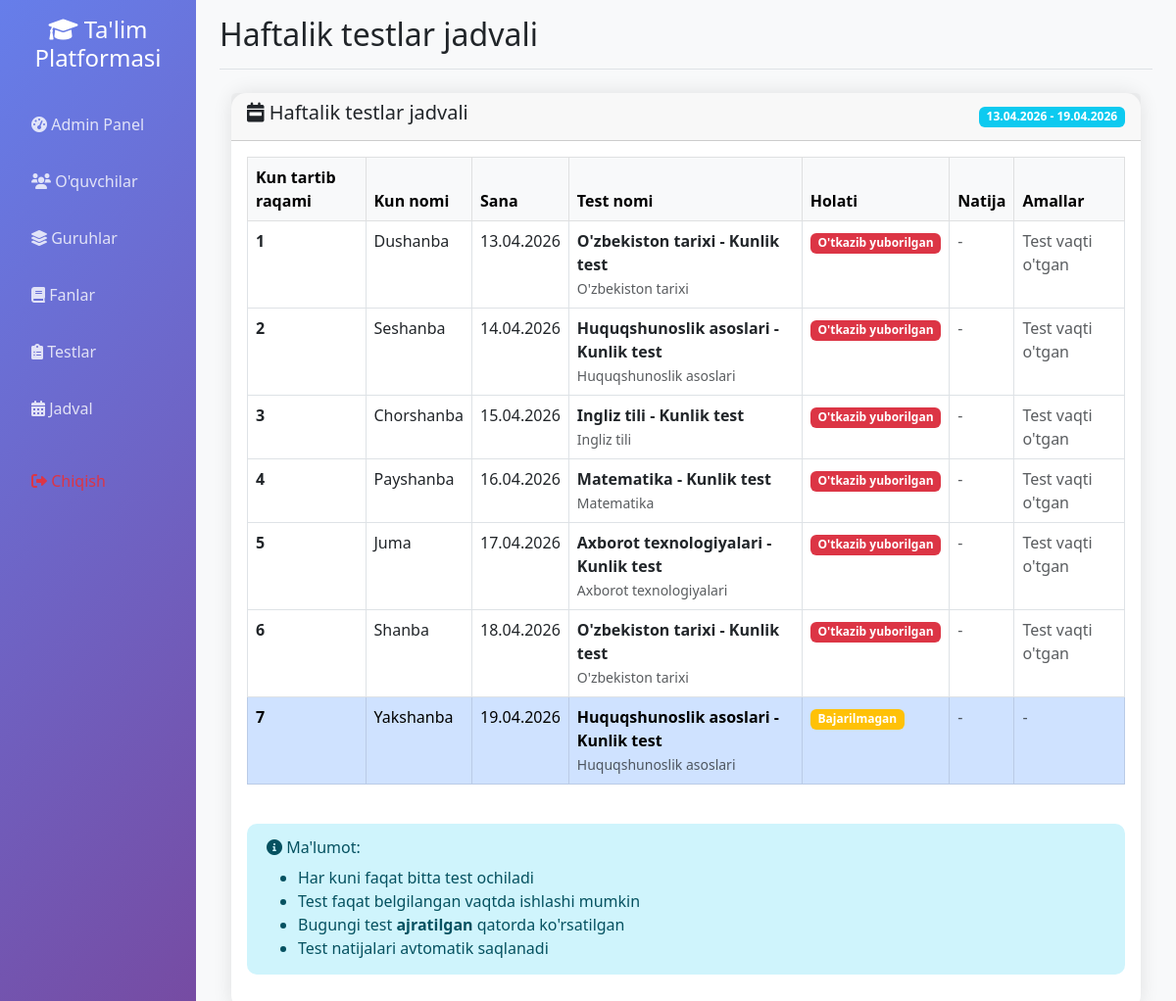
Screenshot of /tests (signed in) with the database file from the repository.
### app.py (models this page shows)
class Test(db.Model):
    __tablename__ = 'test'
    id = db.Column(db.Integer, primary_key=True)
    title = db.Column(db.String(200), nullable=False)
    subject_id = db.Column(db.Integer, db.ForeignKey('subject.id'), nullable=True)
    test_type = db.Column(db.String(20), nullable=False)  # 'daily', 'dtm', 'comprehensive'
    test_date = db.Column(db.Date, nullable=False)
    start_time = db.Column(db.Time, nullable=False)
    end_time = db.Column(db.Time, nullable=False)
    duration_minutes = db.Column(db.Integer, default=60)
    is_active = db.Column(db.Boolean, default=True)
    pdf_file_path = db.Column(db.String(500))  # PDF fayl yo'li
    pdf_filename = db.Column(db.String(255))   # PDF fayl nomi
    questions = db.relationship('Question', backref='test', lazy=True, cascade='all, delete-orphan')
    registrations = db.relationship('TestRegistration', backref='test', lazy=True, cascade='all, delete-orphan')
    results = db.relationship('TestResult', backref='test', lazy=True, cascade='all, delete-orphan')

class Subject(db.Model):
    __tablename__ = 'subject'
    id = db.Column(db.Integer, primary_key=True)
    name = db.Column(db.String(100), unique=True, nullable=False, index=True)
    description = db.Column(db.Text)
    pdf_file_path = db.Column(db.String(500))  # PDF fayl yo'li
    pdf_filename = db.Column(db.String(255))   # PDF fayl nomi
    topics = db.relationship('Topic', backref='subject', lazy=True, cascade='all, delete-orphan')
    tests = db.relationship('Test', backref='subject', lazy=True, cascade='all, delete-orphan')
    schedules = db.relationship('Schedule', backref='subject', lazy=True, cascade='all, delete-orphan')

### app.py (the view)
@app.route('/tests')
def tests():
    if not session.get('logged_in', False):
        return redirect(url_for('login'))
    user = User.query.get(session['user_id'])
    today = datetime.now().date()
    week_start = today - timedelta(days=today.weekday())  # Monday
    week_days = []
    day_names = ['Dushanba', 'Seshanba', 'Chorshanba', 'Payshanba', 'Juma', 'Shanba', 'Yakshanba']
    for i in range(7):
        current_date = week_start + timedelta(days=i)
        week_days.append({
            'day_number': i + 1,
            'day_name': day_names[i],
            'date': current_date,
            'date_str': current_date.strftime('%d.%m.%Y')
        })
    create_weekly_schedule_for_group(user.group_id, week_start)
    weekly_schedules = WeeklyTestSchedule.query.filter_by(
        group_id=user.group_id,
        week_start_date=week_start
    ).order_by(WeeklyTestSchedule.day_number).all()
    user_results = {result.test_id: result for result in TestResult.query.filter_by(user_id=user.id).all()}
    schedule_data = []
    for day_data in week_days:
        day_schedule = {
            'day_number': day_data['day_number'],
            'day_name': day_data['day_name'],
            'date': day_data['date'],
            'date_str': day_data['date_str'],
            'test': None,
            'status': 'Bajarilmagan',
            'result': None,
            'is_available': False
        }
        day_schedule_item = next((ws for ws in weekly_schedules if ws.day_number == day_data['day_number']), None)
        if day_schedule_item:
            test = day_schedule_item.test
            day_schedule['test'] = test
            if day_data['date'] == today:
                now = datetime.now()
                test_start = datetime.combine(test.test_date, test.start_time)
                test_end = datetime.combine(test.test_date, test.end_time)
                day_schedule['is_available'] = test_start <= now <= test_end
            if test.id in user_results:
                result = user_results[test.id]
                day_schedule['result'] = result
                day_schedule['status'] = f'Bajarilgan ({result.percentage}%)'
            elif day_schedule_item.is_completed:
                day_schedule['status'] = 'Bajarilgan'
            elif day_data['date'] < today:
                day_schedule['status'] = 'O\'tkazib yuborilgan'
        schedule_data.append(day_schedule)
    return render_template('weekly_tests.html', schedule_data=schedule_data, week_start=week_start, timedelta=timedelta, today=today)

### app.py (called while the page is built, shortened)
def create_weekly_schedule_for_group(group_id, week_start):
    existing_schedule = WeeklyTestSchedule.query.filter_by(
        group_id=group_id,
        week_start_date=week_start
    ).first()
    if existing_schedule:
        return  # Schedule already exists

@app.context_processor
def inject_user():
    class CurrentUser:
        def __init__(self):
            self.is_authenticated = session.get('logged_in', False)
            self.is_admin = session.get('is_admin', False)
            self.is_group_leader = session.get('is_group_leader', False)
            self.username = session.get('username', '')
            self.id = session.get('user_id', None)
    return dict(current_user=CurrentUser(), datetime=datetime)

### templates/weekly_tests.html (shortened to what this page needs)
{% extends "base.html" %}
{% block page_title %}Haftalik testlar jadvali{% endblock %}
{% block content %}
<div class="container mt-4">
    <div class="row">
        <div class="col-12">
            <div class="card">
                <div class="card-header d-flex justify-content-between align-items-center">
                    <h5><i class="fas fa-calendar-week"></i> Haftalik testlar jadvali</h5>
                    <span class="badge bg-info">{{ week_start.strftime('%d.%m.%Y') }} - {{ (week_start + timedelta(days=6)).strftime('%d.%m.%Y') }}</span>
                </div>
                <div class="card-body">
                    <div class="table-responsive">
                        <table class="table table-bordered table-hover">
                            <thead class="table-light">
                                <tr>
                                    <th>Kun tartib raqami</th>
                                    <th>Kun nomi</th>
                                    <th>Sana</th>
                                    <th>Test nomi</th>
                                    <th>Holati</th>
                                    <th>Natija</th>
                                    <th>Amallar</th>
                                </tr>
                            </thead>
                            <tbody>
                                {% for day in schedule_data %}
                                <tr class="{% if day.date == today %}table-primary{% endif %}">
                                    <td><strong>{{ day.day_number }}</strong></td>
                                    <td>{{ day.day_name }}</td>
                                    <td>{{ day.date_str }}</td>
                                    <td>
                                        {% if day.test %}
                                            <div>
                                                <strong>{{ day.test.title }}</strong><br>
                                                <small class="text-muted">{{ day.test.subject.name }}</small>
                                            </div>
                                        {% else %}
                                            <span class="text-muted">Test yo'q</span>
                                        {% endif %}
                                    </td>
                                    <td>
                                        {% if day.status == 'Bajarilmagan' %}
                                            <span class="badge bg-warning">Bajarilmagan</span>
                                        {% elif day.status == 'Bajarilgan' %}
                                            <span class="badge bg-success">Bajarilgan</span>
                                        {% elif 'O\'tkazib yuborilgan' in day.status %}
                                            <span class="badge bg-danger">O'tkazib yuborilgan</span>
                                        {% else %}
                                            <span class="badge bg-info">{{ day.status }}</span>
                                        {% endif %}
                                    </td>
                                    <td>
                                        {% if day.result %}
                                            <div>
                                                <strong>{{ day.result.score }}/{{ day.result.total_questions }}</strong><br>
                                                <small class="text-success">{{ "%.1f"|format(day.result.percentage) }}%</small>
                                            </div>
                                        {% else %}
                                            <span class="text-muted">-</span>
                                        {% endif %}
                                    </td>
                                    <td>
                                        {% if day.test and day.is_available %}
                                            {% if not day.result %}
                                            <a href="{{ url_for('take_test', test_id=day.test.id) }}" class="btn btn-sm btn-primary">
                                                <i class="fas fa-play"></i> Boshlash
                                            </a>
                                            {% else %}
                                            <a href="{{ url_for('test_result', result_id=day.result.id) }}" class="btn btn-sm btn-outline-info">
                                                <i class="fas fa-eye"></i> Natijani ko'rish
                                            </a>
                                            {% endif %}
                                        {% elif day.test and day.date < today and not day.result %}
                                            <span class="text-muted">Test vaqti o'tgan</span>
                                        {% elif day.test and day.date > today %}
                                            <span class="text-muted">Kutilmoqda</span>
                                        {% else %}
                                            <span class="text-muted">-</span>
                                        {% endif %}
                                    </td>
                                </tr>
                                {% endfor %}
                            </tbody>
                        </table>
                    </div>
                    <div class="mt-4">
                        <div class="alert alert-info">
                            <h6><i class="fas fa-info-circle"></i> Ma'lumot:</h6>
                            <ul class="mb-0">
                                <li>Har kuni faqat bitta test ochiladi</li>
                                <li>Test faqat belgilangan vaqtda ishlashi mumkin</li>
                                <li>Bugungi test <strong>ajratilgan</strong> qatorda ko'rsatilgan</li>
                                <li>Test natijalari avtomatik saqlanadi</li>
                            </ul>
                        </div>
                    </div>
                </div>
            </div>
        </div>
    </div>
</div>
{% endblock %}

### static/css/enhanced_ui.css (style rules this page uses)
.card-enhanced { border: none; box-shadow: 0 10px 30px rgba(0, 0, 0, 0.1); transition: all 0.3s ease; }
.alert-enhanced { border: none; border-radius: 10px; padding: 15px 20px; margin-bottom: 20px; animation: slideInDown 0.5s ease; }

### templates/base.html (style rules this page uses)
.card { border: none; border-radius: 15px; box-shadow: 0 0 20px rgba(0,0,0,0.1); transition: transform 0.3s; }

### rows the page displays
Test: test "O'zbekiston tarixi - Kunlik test"
Subject: test.subject.name "O'zbekiston tarixi" "O'zbekiston tarixi"
Test: test "Huquqshunoslik asoslari - Kunlik test"
Subject: test.subject.name "Huquqshunoslik asoslari" "Huquqshunoslik asoslari"
Test: test "Ingliz tili - Kunlik test"
Subject: test.subject.name "Ingliz tili"
Test: test "Matematika - Kunlik test"
Subject: test.subject.name "Matematika"
Test: test "Axborot texnologiyalari - Kunlik test"
Subject: test.subject.name "Axborot texnologiyalari"
Test: test "O'zbekiston tarixi - Kunlik test"
Test: test "Huquqshunoslik asoslari - Kunlik test"

### other values shown
{{ week_start.strftime('%d.%m.%Y') }} "13.04.2026"
{{ (week_start + timedelta(days=6)).strftime('%d.%m.%Y') }} "19.04.2026"
{{ day.day_number }} "1" "2" "3" "4" "5" "6" "7"
{{ day.day_name }} "Dushanba" "Seshanba" "Chorshanba" "Payshanba" "Juma" "Shanba" "Yakshanba"
{{ day.date_str }} "13.04.2026" "14.04.2026" "15.04.2026" "16.04.2026" "17.04.2026" "18.04.2026" "19.04.2026"
